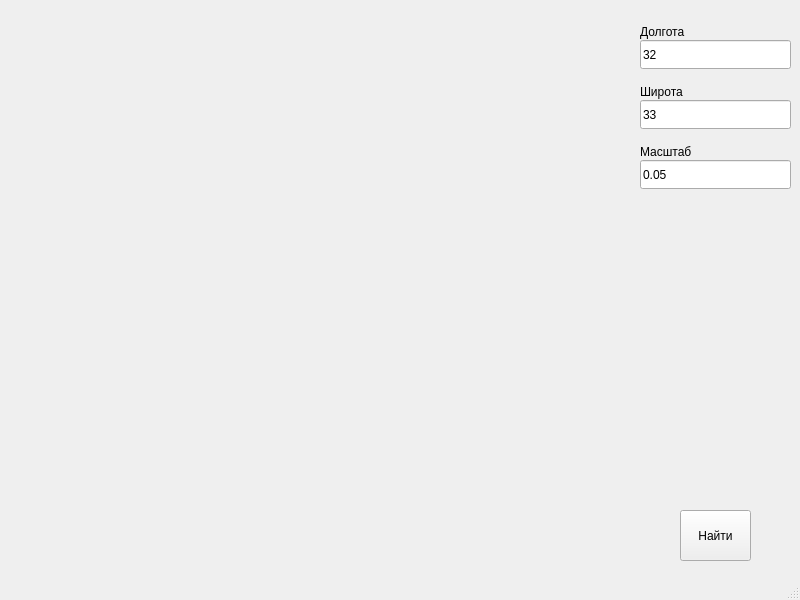
<?xml version="1.0" encoding="UTF-8"?>
<ui version="4.0">
 <class>MainWindow</class>
 <widget class="QMainWindow" name="MainWindow">
  <property name="geometry">
   <rect>
    <x>0</x>
    <y>0</y>
    <width>800</width>
    <height>600</height>
   </rect>
  </property>
  <property name="windowTitle">
   <string>MainWindow</string>
  </property>
  <widget class="QWidget" name="centralwidget">
   <widget class="QLabel" name="map_label">
    <property name="geometry">
     <rect>
      <x>10</x>
      <y>10</y>
      <width>601</width>
      <height>561</height>
     </rect>
    </property>
    <property name="text">
     <string/>
    </property>
   </widget>
   <widget class="QPushButton" name="searchButton">
    <property name="geometry">
     <rect>
      <x>680</x>
      <y>510</y>
      <width>71</width>
      <height>51</height>
     </rect>
    </property>
    <property name="text">
     <string>Найти</string>
    </property>
   </widget>
   <widget class="QLabel" name="label_2">
    <property name="geometry">
     <rect>
      <x>640</x>
      <y>20</y>
      <width>80</width>
      <height>23</height>
     </rect>
    </property>
    <property name="text">
     <string>Долгота</string>
    </property>
   </widget>
   <widget class="QLabel" name="label_3">
    <property name="geometry">
     <rect>
      <x>640</x>
      <y>80</y>
      <width>80</width>
      <height>23</height>
     </rect>
    </property>
    <property name="text">
     <string>Широта</string>
    </property>
   </widget>
   <widget class="QLabel" name="label_4">
    <property name="geometry">
     <rect>
      <x>640</x>
      <y>140</y>
      <width>80</width>
      <height>23</height>
     </rect>
    </property>
    <property name="text">
     <string>Масштаб</string>
    </property>
   </widget>
   <widget class="QLineEdit" name="lon">
    <property name="geometry">
     <rect>
      <x>640</x>
      <y>40</y>
      <width>151</width>
      <height>29</height>
     </rect>
    </property>
    <property name="toolTip">
     <string>&lt;html&gt;&lt;head/&gt;&lt;body&gt;&lt;p&gt;Долгота&lt;/p&gt;&lt;/body&gt;&lt;/html&gt;</string>
    </property>
    <property name="text">
     <string>32</string>
    </property>
   </widget>
   <widget class="QLineEdit" name="lat">
    <property name="geometry">
     <rect>
      <x>640</x>
      <y>100</y>
      <width>151</width>
      <height>29</height>
     </rect>
    </property>
    <property name="text">
     <string>33</string>
    </property>
   </widget>
   <widget class="QLineEdit" name="spn">
    <property name="geometry">
     <rect>
      <x>640</x>
      <y>160</y>
      <width>151</width>
      <height>29</height>
     </rect>
    </property>
    <property name="text">
     <string>0.05</string>
    </property>
   </widget>
  </widget>
  <widget class="QStatusBar" name="statusbar"/>
 </widget>
 <resources/>
 <connections/>
</ui>
